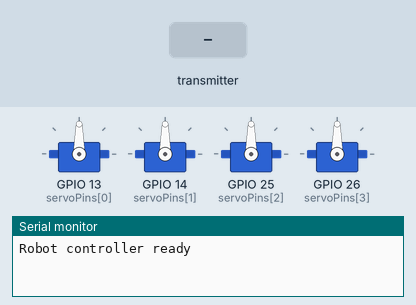
Bench run of a sketch on a simulated ESP32. Shown: 4 × servo, the last lines printed to the serial monitor. The inputs (shaded band) are chosen by the test bench. No radio packets arrive unless stated.

Above: at 1.2 s.
1.3 s: the transmitter starts sending angle.0 = 0
At 2.1 s:
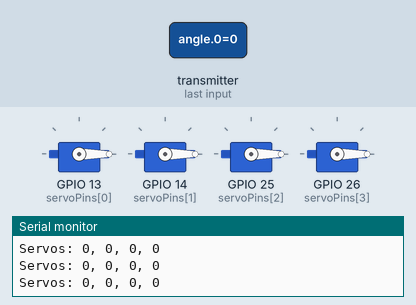
2.8 s: the transmitter starts sending angle.1 = 45
At 3.2 s:
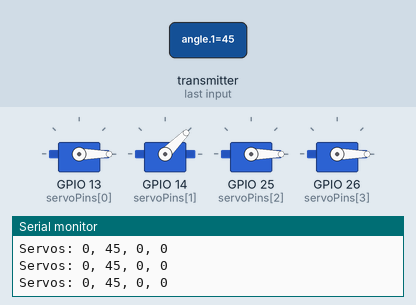
4.3 s: the transmitter starts sending angle.2 = 45
At 5.5 s:
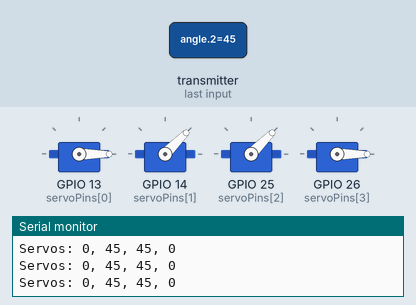
5.8 s: the transmitter starts sending angle.3 = 45
At 6.7 s:
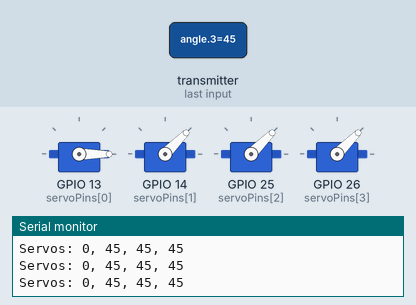
7.3 s: the transmitter starts sending angle.0 = 45
At 7.8 s:
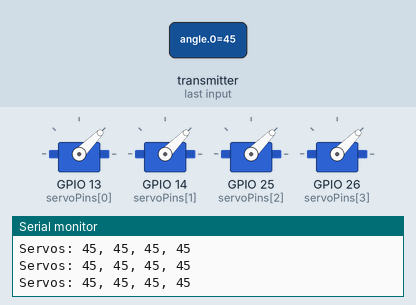
8.8 s: the transmitter starts sending angle.1 = 0
At 10.2 s:
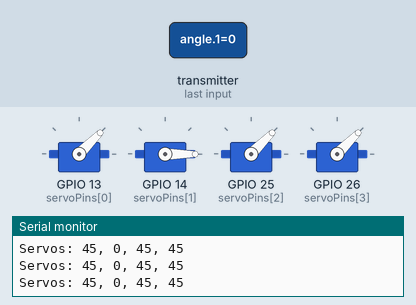
Timing chart, 0 to 11.3 s (numbered marks = the images above; inputs shaded):
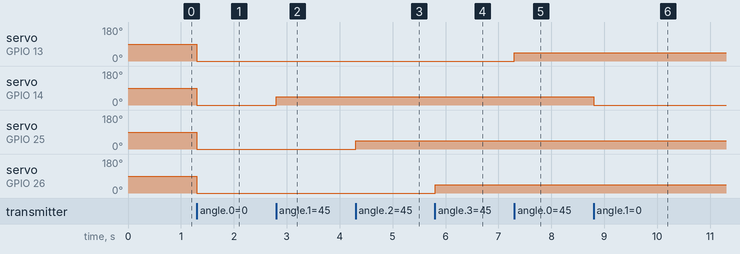

The sketch:

Test_code.ino.ino
```cpp
#include <SPI.h>
#include <RF24.h>
#include <ESP32Servo.h>

// nRF24L01 connections
RF24 radio(4, 5);  // CE, CSN

const byte address[6] = "ROBOT";

// Servo signal pins
const int servoPins[4] = {13, 14, 25, 26};

Servo servos[4];

// Data received wirelessly
struct ControlData {
  uint8_t angle[4];
};

ControlData controls = {{90, 90, 90, 90}};

void setup() {
  Serial.begin(115200);

  // Set up the four servos
  for (int i = 0; i < 4; i++) {
    servos[i].setPeriodHertz(50);
    servos[i].attach(servoPins[i], 500, 2500);
    servos[i].write(90);
  }

  // Start wireless receiver
  if (!radio.begin()) {
    Serial.println("nRF24L01 not detected!");
    while (true) {
      delay(1000);
    }
  }

  radio.setPALevel(RF24_PA_LOW);
  radio.setDataRate(RF24_250KBPS);
  radio.setChannel(76);
  radio.openReadingPipe(1, address);
  radio.startListening();

  Serial.println("Robot controller ready");
}

void loop() {
  if (radio.available()) {
    ControlData incoming;

    while (radio.available()) {
      radio.read(&incoming, sizeof(incoming));
    }

    // Reject invalid servo angles
    bool valid = true;

    for (int i = 0; i < 4; i++) {
      if (incoming.angle[i] > 180) {
        valid = false;
      }
    }

    if (valid) {
      controls = incoming;

      for (int i = 0; i < 4; i++) {
        servos[i].write(controls.angle[i]);
      }

      Serial.printf(
        "Servos: %u, %u, %u, %u\n",
        controls.angle[0],
        controls.angle[1],
        controls.angle[2],
        controls.angle[3]
      );
    }
  }
}
```

Measured:
- after the input at 1.3 s, servo on GPIO 13 (servoPins[0]), servo on GPIO 14 (servoPins[1]), servo on GPIO 25 (servoPins[2]), servo on GPIO 26 (servoPins[3]): 90° → 0° at once
- after the input at 2.8 s, servo on GPIO 14 (servoPins[1]): 0° → 45° at once
- after the input at 4.3 s, servo on GPIO 25 (servoPins[2]): 0° → 45° at once
- after the input at 5.8 s, servo on GPIO 26 (servoPins[3]): 0° → 45° at once
- after the input at 7.3 s, servo on GPIO 13 (servoPins[0]): 0° → 45° at once
- after the input at 8.8 s, servo on GPIO 14 (servoPins[1]): 45° → 0° at once
